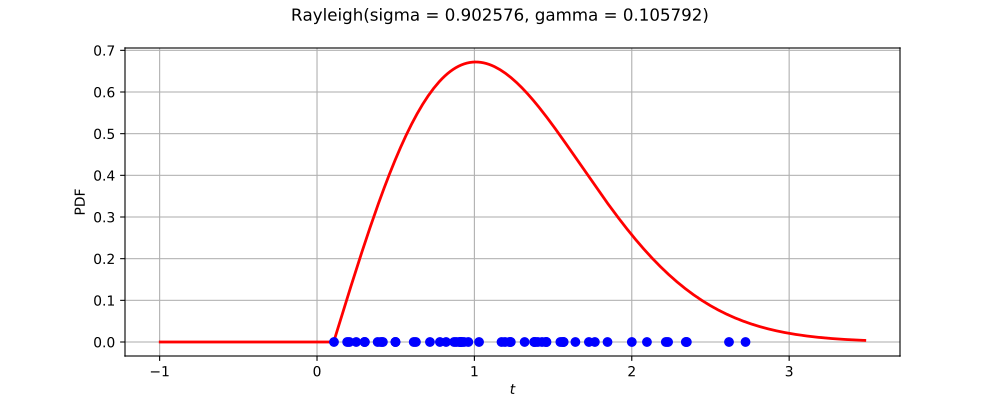

Source code (Python):
import openturns as ot
from matplotlib import pyplot as plt
from openturns.viewer import View
ot.RandomGenerator.SetSeed(0)
factory = ot.RayleighFactory()
ref = factory.build()
dimension = ref.getDimension()
if dimension <= 2:
    sample = ref.getSample(50)
    distribution = factory.build(sample)
    if dimension == 1:
        distribution.setDescription(['$t$'])
        pdf_graph = distribution.drawPDF(256)
        cloud = ot.Cloud(sample, ot.NumericalSample(sample.getSize(), 1))
        cloud.setColor('blue')
        cloud.setPointStyle('fcircle')
        pdf_graph.add(cloud)
        fig = plt.figure(figsize=(10, 4))
        plt.suptitle(str(distribution))
        pdf_axis = fig.add_subplot(111)
        View(pdf_graph, figure=fig, axes=[pdf_axis], add_legend=False)
    else:
        sample = ref.getSample(500)
        distribution.setDescription(['$t_0$', '$t_1$'])
        pdf_graph = distribution.drawPDF([256]*2)
        cloud = ot.Cloud(sample)
        cloud.setColor('red')
        cloud.setPointStyle('fcircle')
        pdf_graph.add(cloud)
        fig = plt.figure(figsize=(10, 4))
        plt.suptitle(str(distribution))
        pdf_axis = fig.add_subplot(111)
        View(pdf_graph, figure=fig, axes=[pdf_axis], add_legend=False)
